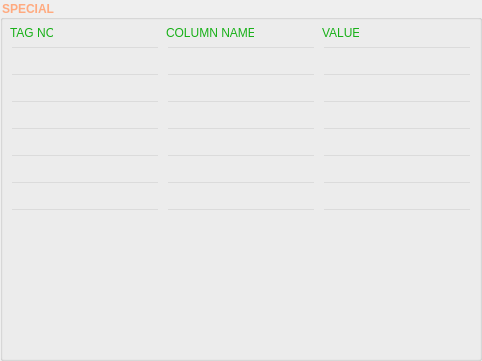
                       <widget class="QGroupBox" name="groupBox_14">
                        <property name="geometry">
                         <rect>
                          <x>350</x>
                          <y>250</y>
                          <width>482</width>
                          <height>361</height>
                         </rect>
                        </property>
                        <property name="font">
                         <font>
                          <family>Arial</family>
                          <weight>75</weight>
                          <bold>true</bold>
                         </font>
                        </property>
                        <property name="styleSheet">
                         <string notr="true">QGroupBox::title {  
	color: rgb(255, 170, 127);
}</string>
                        </property>
                        <property name="title">
                         <string>SPECIAL</string>
                        </property>
                        <widget class="QLabel" name="label_28">
                         <property name="geometry">
                          <rect>
                           <x>10</x>
                           <y>25</y>
                           <width>43</width>
                           <height>16</height>
                          </rect>
                         </property>
                         <property name="font">
                          <font>
                           <family>Arial</family>
                          </font>
                         </property>
                         <property name="styleSheet">
                          <string notr="true">color:rgba(0, 170, 0, 230);</string>
                         </property>
                         <property name="text">
                          <string>TAG NO</string>
                         </property>
                        </widget>
                        <widget class="QLabel" name="label_29">
                         <property name="geometry">
                          <rect>
                           <x>166</x>
                           <y>25</y>
                           <width>88</width>
                           <height>16</height>
                          </rect>
                         </property>
                         <property name="font">
                          <font>
                           <family>Arial</family>
                          </font>
                         </property>
                         <property name="styleSheet">
                          <string notr="true">color:rgba(0, 170, 0, 230);</string>
                         </property>
                         <property name="text">
                          <string>COLUMN NAME</string>
                         </property>
                        </widget>
                        <widget class="QLabel" name="label_30">
                         <property name="geometry">
                          <rect>
                           <x>322</x>
                           <y>25</y>
                           <width>37</width>
                           <height>16</height>
                          </rect>
                         </property>
                         <property name="font">
                          <font>
                           <family>Arial</family>
                          </font>
                         </property>
                         <property name="styleSheet">
                          <string notr="true">color:rgba(0, 170, 0, 230);</string>
                         </property>
                         <property name="text">
                          <string>VALUE</string>
                         </property>
                        </widget>
                        <widget class="QLineEdit" name="lineEdit_32">
                         <property name="geometry">
                          <rect>
                           <x>10</x>
                           <y>46</y>
                           <width>150</width>
                           <height>21</height>
                          </rect>
                         </property>
                         <property name="font">
                          <font>
                           <family>Arial</family>
                           <weight>75</weight>
                           <bold>true</bold>
                          </font>
                         </property>
                         <property name="styleSheet">
                          <string notr="true">color: rgba(255, 255, 255, 210);
background-color: rgba(0, 0, 0, 0);
border-color: rgba(255, 255, 255, 210);</string>
                         </property>
                         <property name="text">
                          <string/>
                         </property>
                        </widget>
                        <widget class="QLineEdit" name="lineEdit_41">
                         <property name="geometry">
                          <rect>
                           <x>166</x>
                           <y>46</y>
                           <width>150</width>
                           <height>21</height>
                          </rect>
                         </property>
                         <property name="font">
                          <font>
                           <family>Arial</family>
                           <weight>75</weight>
                           <bold>true</bold>
                          </font>
                         </property>
                         <property name="styleSheet">
                          <string notr="true">color: rgba(255, 255, 255, 210);
background-color: rgba(0, 0, 0, 0);
border-color: rgba(255, 255, 255, 210);</string>
                         </property>
                         <property name="text">
                          <string/>
                         </property>
                        </widget>
                        <widget class="QLineEdit" name="lineEdit_42">
                         <property name="geometry">
                          <rect>
                           <x>322</x>
                           <y>46</y>
                           <width>150</width>
                           <height>21</height>
                          </rect>
                         </property>
                         <property name="font">
                          <font>
                           <family>Arial</family>
                           <weight>75</weight>
                           <bold>true</bold>
                          </font>
                         </property>
                         <property name="styleSheet">
                          <string notr="true">color: rgba(255, 255, 255, 210);
background-color: rgba(0, 0, 0, 0);
border-color: rgba(255, 255, 255, 210);</string>
                         </property>
                         <property name="text">
                          <string/>
                         </property>
                        </widget>
                        <widget class="QLineEdit" name="lineEdit_51">
                         <property name="geometry">
                          <rect>
                           <x>10</x>
                           <y>73</y>
                           <width>150</width>
                           <height>21</height>
                          </rect>
                         </property>
                         <property name="font">
                          <font>
                           <family>Arial</family>
                           <weight>75</weight>
                           <bold>true</bold>
                          </font>
                         </property>
                         <property name="styleSheet">
                          <string notr="true">color: rgba(255, 255, 255, 210);
background-color: rgba(0, 0, 0, 0);
border-color: rgba(255, 255, 255, 210);</string>
                         </property>
                         <property name="text">
                          <string/>
                         </property>
                        </widget>
                        <widget class="QLineEdit" name="lineEdit_52">
                         <property name="geometry">
                          <rect>
                           <x>166</x>
                           <y>73</y>
                           <width>150</width>
                           <height>21</height>
                          </rect>
                         </property>
                         <property name="font">
                          <font>
                           <family>Arial</family>
                           <weight>75</weight>
                           <bold>true</bold>
                          </font>
                         </property>
                         <property name="styleSheet">
                          <string notr="true">color: rgba(255, 255, 255, 210);
background-color: rgba(0, 0, 0, 0);
border-color: rgba(255, 255, 255, 210);</string>
                         </property>
                         <property name="text">
                          <string/>
                         </property>
                        </widget>
                        <widget class="QLineEdit" name="lineEdit_53">
                         <property name="geometry">
                          <rect>
                           <x>322</x>
                           <y>73</y>
                           <width>150</width>
                           <height>21</height>
                          </rect>
                         </property>
                         <property name="font">
                          <font>
                           <family>Arial</family>
                           <weight>75</weight>
                           <bold>true</bold>
                          </font>
                         </property>
                         <property name="styleSheet">
                          <string notr="true">color: rgba(255, 255, 255, 210);
background-color: rgba(0, 0, 0, 0);
border-color: rgba(255, 255, 255, 210);</string>
                         </property>
                         <property name="text">
                          <string/>
                         </property>
                        </widget>
                        <widget class="QLineEdit" name="lineEdit_54">
                         <property name="geometry">
                          <rect>
                           <x>10</x>
                           <y>100</y>
                           <width>150</width>
                           <height>21</height>
                          </rect>
                         </property>
                         <property name="font">
                          <font>
                           <family>Arial</family>
                           <weight>75</weight>
                           <bold>true</bold>
                          </font>
                         </property>
                         <property name="styleSheet">
                          <string notr="true">color: rgba(255, 255, 255, 210);
background-color: rgba(0, 0, 0, 0);
border-color: rgba(255, 255, 255, 210);</string>
                         </property>
                         <property name="text">
                          <string/>
                         </property>
                        </widget>
                        <widget class="QLineEdit" name="lineEdit_55">
                         <property name="geometry">
                          <rect>
                           <x>166</x>
                           <y>100</y>
                           <width>150</width>
                           <height>21</height>
                          </rect>
                         </property>
                         <property name="font">
                          <font>
                           <family>Arial</family>
                           <weight>75</weight>
                           <bold>true</bold>
                          </font>
                         </property>
                         <property name="styleSheet">
                          <string notr="true">color: rgba(255, 255, 255, 210);
background-color: rgba(0, 0, 0, 0);
border-color: rgba(255, 255, 255, 210);</string>
                         </property>
                         <property name="text">
                          <string/>
                         </property>
                        </widget>
                        <widget class="QLineEdit" name="lineEdit_56">
                         <property name="geometry">
                          <rect>
                           <x>322</x>
                           <y>100</y>
                           <width>150</width>
                           <height>21</height>
                          </rect>
                         </property>
                         <property name="font">
                          <font>
                           <family>Arial</family>
                           <weight>75</weight>
                           <bold>true</bold>
                          </font>
                         </property>
                         <property name="styleSheet">
                          <string notr="true">color: rgba(255, 255, 255, 210);
background-color: rgba(0, 0, 0, 0);
border-color: rgba(255, 255, 255, 210);</string>
                         </property>
                         <property name="text">
                          <string/>
                         </property>
                        </widget>
                        <widget class="QLineEdit" name="lineEdit_57">
                         <property name="geometry">
                          <rect>
                           <x>10</x>
                           <y>127</y>
                           <width>150</width>
                           <height>21</height>
                          </rect>
                         </property>
                         <property name="font">
                          <font>
                           <family>Arial</family>
                           <weight>75</weight>
                           <bold>true</bold>
                          </font>
                         </property>
                         <property name="styleSheet">
                          <string notr="true">color: rgba(255, 255, 255, 210);
background-color: rgba(0, 0, 0, 0);
border-color: rgba(255, 255, 255, 210);</string>
                         </property>
                         <property name="text">
                          <string/>
                         </property>
                        </widget>
                        <widget class="QLineEdit" name="lineEdit_58">
                         <property name="geometry">
                          <rect>
                           <x>166</x>
                           <y>127</y>
                           <width>150</width>
                           <height>21</height>
                          </rect>
                         </property>
                         <property name="font">
                          <font>
                           <family>Arial</family>
                           <weight>75</weight>
                           <bold>true</bold>
                          </font>
                         </property>
                         <property name="styleSheet">
                          <string notr="true">color: rgba(255, 255, 255, 210);
background-color: rgba(0, 0, 0, 0);
border-color: rgba(255, 255, 255, 210);</string>
                         </property>
                         <property name="text">
                          <string/>
                         </property>
                        </widget>
                        <widget class="QLineEdit" name="lineEdit_59">
                         <property name="geometry">
                          <rect>
                           <x>322</x>
                           <y>127</y>
                           <width>150</width>
                           <height>21</height>
                          </rect>
                         </property>
                         <property name="font">
                          <font>
                           <family>Arial</family>
                           <weight>75</weight>
                           <bold>true</bold>
                          </font>
                         </property>
                         <property name="styleSheet">
                          <string notr="true">color: rgba(255, 255, 255, 210);
background-color: rgba(0, 0, 0, 0);
border-color: rgba(255, 255, 255, 210);</string>
                         </property>
                         <property name="text">
                          <string/>
                         </property>
                        </widget>
                        <widget class="QLineEdit" name="lineEdit_60">
                         <property name="geometry">
                          <rect>
                           <x>10</x>
                           <y>154</y>
                           <width>150</width>
                           <height>21</height>
                          </rect>
                         </property>
                         <property name="font">
                          <font>
                           <family>Arial</family>
                           <weight>75</weight>
                           <bold>true</bold>
                          </font>
                         </property>
                         <property name="styleSheet">
                          <string notr="true">color: rgba(255, 255, 255, 210);
background-color: rgba(0, 0, 0, 0);
border-color: rgba(255, 255, 255, 210);</string>
                         </property>
                         <property name="text">
                          <string/>
                         </property>
                        </widget>
                        <widget class="QLineEdit" name="lineEdit_61">
                         <property name="geometry">
                          <rect>
                           <x>166</x>
                           <y>154</y>
                           <width>150</width>
                           <height>21</height>
                          </rect>
                         </property>
                         <property name="font">
                          <font>
                           <family>Arial</family>
                           <weight>75</weight>
                           <bold>true</bold>
                          </font>
                         </property>
                         <property name="styleSheet">
                          <string notr="true">color: rgba(255, 255, 255, 210);
background-color: rgba(0, 0, 0, 0);
border-color: rgba(255, 255, 255, 210);</string>
                         </property>
                         <property name="text">
                          <string/>
                         </property>
                        </widget>
                        <widget class="QLineEdit" name="lineEdit_62">
                         <property name="geometry">
                          <rect>
                           <x>322</x>
                           <y>154</y>
                           <width>150</width>
                           <height>21</height>
                          </rect>
                         </property>
                         <property name="font">
                          <font>
                           <family>Arial</family>
                           <weight>75</weight>
                           <bold>true</bold>
                          </font>
                         </property>
                         <property name="styleSheet">
                          <string notr="true">color: rgba(255, 255, 255, 210);
background-color: rgba(0, 0, 0, 0);
border-color: rgba(255, 255, 255, 210);</string>
                         </property>
                         <property name="text">
                          <string/>
                         </property>
                        </widget>
                        <widget class="QLineEdit" name="lineEdit_63">
                         <property name="geometry">
                          <rect>
                           <x>10</x>
                           <y>181</y>
                           <width>150</width>
                           <height>21</height>
                          </rect>
                         </property>
                         <property name="font">
                          <font>
                           <family>Arial</family>
                           <weight>75</weight>
                           <bold>true</bold>
                          </font>
                         </property>
                         <property name="styleSheet">
                          <string notr="true">color: rgba(255, 255, 255, 210);
background-color: rgba(0, 0, 0, 0);
border-color: rgba(255, 255, 255, 210);</string>
                         </property>
                         <property name="text">
                          <string/>
                         </property>
                        </widget>
                        <widget class="QLineEdit" name="lineEdit_65">
                         <property name="geometry">
                          <rect>
                           <x>166</x>
                           <y>181</y>
                           <width>150</width>
                           <height>21</height>
                          </rect>
                         </property>
                         <property name="font">
                          <font>
                           <family>Arial</family>
                           <weight>75</weight>
                           <bold>true</bold>
                          </font>
                         </property>
                         <property name="styleSheet">
                          <string notr="true">color: rgba(255, 255, 255, 210);
background-color: rgba(0, 0, 0, 0);
border-color: rgba(255, 255, 255, 210);</string>
                         </property>
                         <property name="text">
                          <string/>
                         </property>
                        </widget>
                        <widget class="QLineEdit" name="lineEdit_66">
                         <property name="geometry">
                          <rect>
                           <x>322</x>
                           <y>181</y>
                           <width>150</width>
                           <height>21</height>
                          </rect>
                         </property>
                         <property name="font">
                          <font>
                           <family>Arial</family>
                           <weight>75</weight>
                           <bold>true</bold>
                          </font>
                         </property>
                         <property name="styleSheet">
                          <string notr="true">color: rgba(255, 255, 255, 210);
background-color: rgba(0, 0, 0, 0);
border-color: rgba(255, 255, 255, 210);</string>
                         </property>
                         <property name="text">
                          <string/>
                         </property>
                        </widget>
                        <widget class="QLineEdit" name="lineEdit_67">
                         <property name="geometry">
                          <rect>
                           <x>10</x>
                           <y>208</y>
                           <width>150</width>
                           <height>21</height>
                          </rect>
                         </property>
                         <property name="font">
                          <font>
                           <family>Arial</family>
                           <weight>75</weight>
                           <bold>true</bold>
                          </font>
                         </property>
                         <property name="styleSheet">
                          <string notr="true">color: rgba(255, 255, 255, 210);
background-color: rgba(0, 0, 0, 0);
border-color: rgba(255, 255, 255, 210);</string>
                         </property>
                         <property name="text">
                          <string/>
                         </property>
                        </widget>
                        <widget class="QLineEdit" name="lineEdit_68">
                         <property name="geometry">
                          <rect>
                           <x>166</x>
                           <y>208</y>
                           <width>150</width>
                           <height>21</height>
                          </rect>
                         </property>
                         <property name="font">
                          <font>
                           <family>Arial</family>
                           <weight>75</weight>
                           <bold>true</bold>
                          </font>
                         </property>
                         <property name="styleSheet">
                          <string notr="true">color: rgba(255, 255, 255, 210);
background-color: rgba(0, 0, 0, 0);
border-color: rgba(255, 255, 255, 210);</string>
                         </property>
                         <property name="text">
                          <string/>
                         </property>
                        </widget>
                        <widget class="QLineEdit" name="lineEdit_69">
                         <property name="geometry">
                          <rect>
                           <x>322</x>
                           <y>208</y>
                           <width>150</width>
                           <height>21</height>
                          </rect>
                         </property>
                         <property name="font">
                          <font>
                           <family>Arial</family>
                           <weight>75</weight>
                           <bold>true</bold>
                          </font>
                         </property>
                         <property name="styleSheet">
                          <string notr="true">color: rgba(255, 255, 255, 210);
background-color: rgba(0, 0, 0, 0);
border-color: rgba(255, 255, 255, 210);</string>
                         </property>
                         <property name="text">
                          <string/>
                         </property>
                        </widget>
                       </widget>
